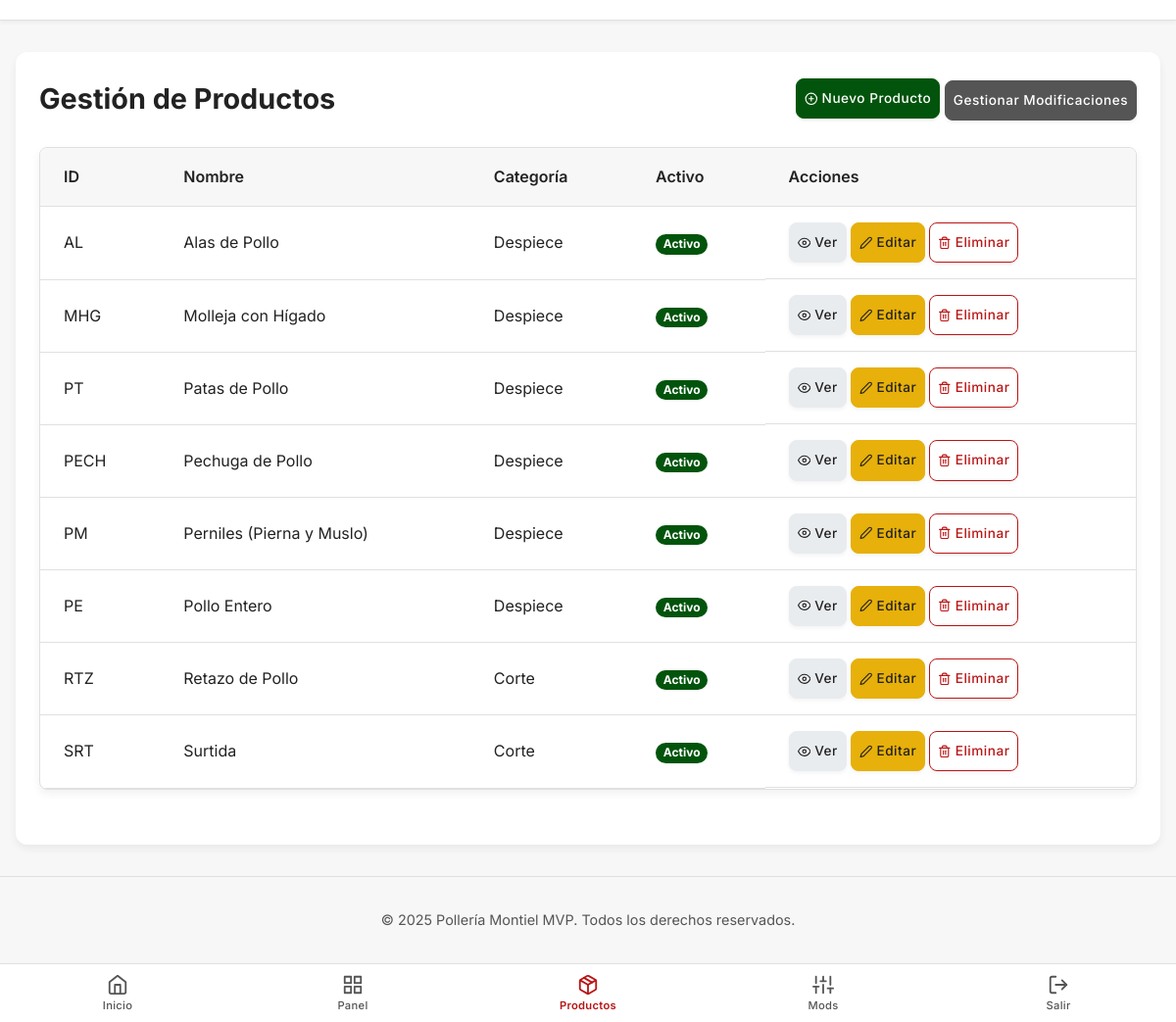
The app's page /productos/ (signed in) with its own data.
### app/models.py (models this page shows, shortened)
class Producto(db.Model):
    __tablename__ = 'productos'
    id = db.Column(db.String(10), primary_key=True) # Código del producto, ej: 'PECH'
    nombre = db.Column(db.String(100), index=True, unique=True, nullable=False)
    descripcion = db.Column(db.Text, nullable=True)
    categoria = db.Column(db.String(50), index=True, nullable=False) # Ej: 'POLLO_CRUDO', 'MENUDENCIA'
    activo = db.Column(db.Boolean, nullable=False, default=True, index=True)
    subproductos = db.relationship('Subproducto', back_populates='producto_padre', lazy='dynamic', cascade='all, delete-orphan')
    modificaciones_directas = db.relationship(
        'Modificacion',
        secondary=producto_modificacion_association,
        back_populates='productos_asociados',
        lazy='dynamic'
    )
    precios = db.relationship('Precio', foreign_keys='Precio.producto_id', back_populates='producto_base', lazy='dynamic', cascade='all, delete-orphan')

### app/productos/routes.py (the view)
@bp.route('/')
@login_required
def listar_productos():
    if current_user.rol != 'ADMINISTRADOR':
        flash('No tienes permiso para acceder a esta sección.', 'danger')
        return redirect(url_for('index'))
    productos_list = services.obtener_todos_los_productos()
    return render_template('productos/listar_productos.html',
                           productos=productos_list,
                           title="Gestión de Productos")

### app/models.py (called while the page is built)
@login.user_loader
def load_user(id):
    return db.session.get(Usuario, int(id))

### app/productos/services.py (called while the page is built)
def obtener_todos_los_productos():
    return Producto.query.order_by(Producto.nombre.asc()).all()

### app/templates/productos/listar_productos.html (shortened to what this page needs)
{% extends "layouts/base.html" %}
{% block content %}
<main>
    <div class="page-content">
        <div class="header-row">
            <h1>{{ title }}</h1>
            <div class="form-actions">
                <a href="{{ url_for('productos.crear_producto') }}" class="btn btn--primary btn--small">
                    Nuevo Producto
                </a>
                <a href="{{ url_for('productos.listar_modificaciones') }}" class="btn btn--secondary btn--small">Gestionar Modificaciones</a>
            </div>
        </div>
        {% if productos %}
        <div class="table-container">
            <table class="custom-table">
                <thead>
                    <tr>
                        <th>ID</th>
                        <th>Nombre</th>
                        <th>Categoría</th>
                        <th>Activo</th>
                        <th>Acciones</th>
                    </tr>
                </thead>
                <tbody>
                    {% for producto in productos %}
                    <tr>
                        <td data-label="ID">{{ producto.id }}</td>
                        <td data-label="Nombre">{{ producto.nombre }}</td>
                        <td data-label="Categoría">{{ producto.categoria }}</td>
                        <td data-label="Activo">
                            {% if producto.activo %}
                                <span class="badge badge--success">Activo</span>
                            {% else %}
                                <span class="badge badge--danger">Inactivo</span>
                            {% endif %}
                        </td>
                        <td data-label="Acciones" class="actions-cell">
                            <a href="{{ url_for('productos.ver_producto', producto_id=producto.id) }}" class="btn btn--info btn--small" title="Ver Detalles">
                                <svg xmlns="http://www.w3.org/2000/svg" width="16" height="16" viewBox="0 0 24 24" fill="none" stroke="currentColor" stroke-width="2" stroke-linecap="round" stroke-linejoin="round" class="feather feather-eye"><path d="M1 12s4-8 11-8 11 8 11 8-4 8-11 8-11-8-11-8z"></path><circle cx="12" cy="12" r="3"></circle></svg>
                                Ver
                            </a>
                            <a href="{{ url_for('productos.editar_producto', producto_id=producto.id) }}" class="btn btn--warning btn--small" title="Editar">
                                <svg xmlns="http://www.w3.org/2000/svg" width="16" height="16" viewBox="0 0 24 24" fill="none" stroke="currentColor" stroke-width="2" stroke-linecap="round" stroke-linejoin="round" class="feather feather-edit-2"><path d="M17 3a2.828 2.828 0 1 1 4 4L7.5 20.5 2 22l1.5-5.5L17 3z"></path></svg>
                                Editar
                            </a>
                            <a href="#" class="btn btn--outline-danger btn--small" title="Eliminar">
                                Eliminar
                            </a>
                        </td>
                    </tr>
                    {% endfor %}
                </tbody>
            </table>
        </div>
        {% else %}
        <div class="message message-info" role="alert">
            No hay productos para mostrar. Puedes <a href="{{ url_for('productos.crear_producto') }}">crear uno nuevo</a>.
        </div>
        {% endif %}
    </div>
</main>
{% endblock %}

### records on screen
Producto: id "AL", nombre "Alas de Pollo", categoria "Despiece", activo "Activo"
Producto: id "MHG", nombre "Molleja con Hígado", categoria "Despiece", activo "Activo"
Producto: id "PT", nombre "Patas de Pollo", categoria "Despiece", activo "Activo"
Producto: id "PECH", nombre "Pechuga de Pollo", categoria "Despiece", activo "Activo"
Producto: id "PM", nombre "Perniles (Pierna y Muslo)", categoria "Despiece", activo "Activo"
Producto: id "PE", nombre "Pollo Entero", categoria "Despiece", activo "Activo"
Producto: id "RTZ", nombre "Retazo de Pollo", categoria "Corte", activo "Activo"
Producto: id "SRT", nombre "Surtida", categoria "Corte", activo "Activo"

### other values on screen
{{ title }} "Gestión de Productos"
